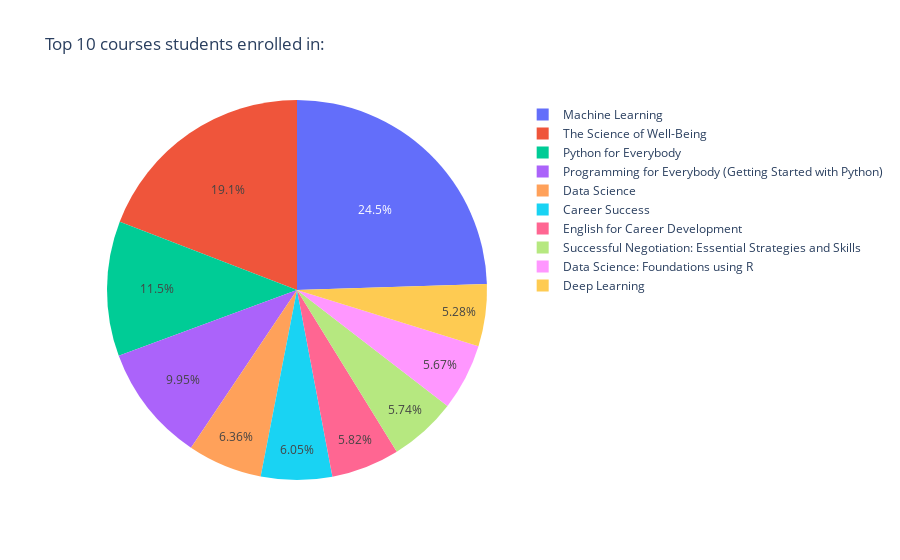

Source (notebook cell):
### Markdown cell above
According to above table top categories students enrolled in are : 
1. Out of 10, 6 Courses related to data Science: Machine Learning, Data Science, Python, Deep Learning
2. Self help: The Science of Well-Being
3. Career Success

### Code cell
fig = px.pie(top_10_courses, values='Students', names='Course_Title', title= 'Top 10 courses students enrolled in:')
fig.show()

### Figure 1 — Plotly figure (JSON) as saved in the notebook; plotly's stock layout.template omitted (floating-point values rounded to 4 significant figures)
{"data": [{"domain": {"x": [0, 1], "y": [0, 1]}, "hovertemplate": "Course_Title=%{label}<br>Students=%{value}<extra></extra>", "labels": ["Machine Learning", "The Science of Well-Being", "Python for Everybody", "Programming for Everybody (Getting Started with Python)", "Data Science", "Career Success", "English for Career Development", "Successful Negotiation: Essential Strategies and Skills", "Data Science: Foundations using R", "Deep Learning"], "legendgroup": "", "name": "", "showlegend": true, "type": "pie", "values": [3200000, 2500000, 1500000, 1300000, 830000, 790000, 760000, 750000, 740000, 690000]}], "layout": {"legend": {"tracegroupgap": 0}, "title": {"text": "Top 10 courses students enrolled in:"}}}
